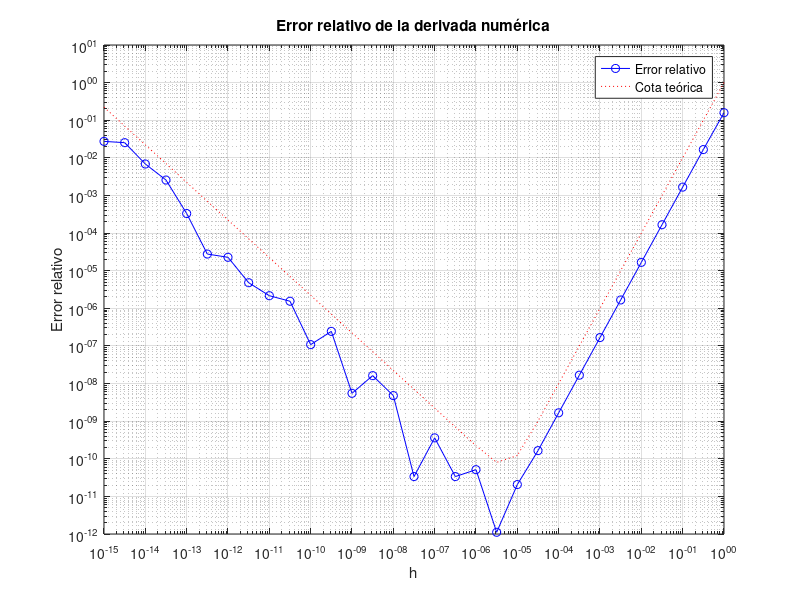
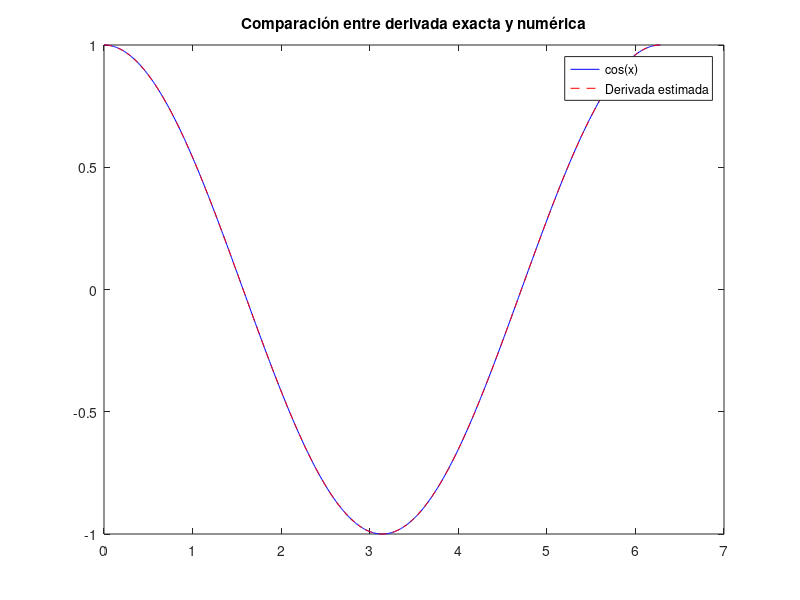
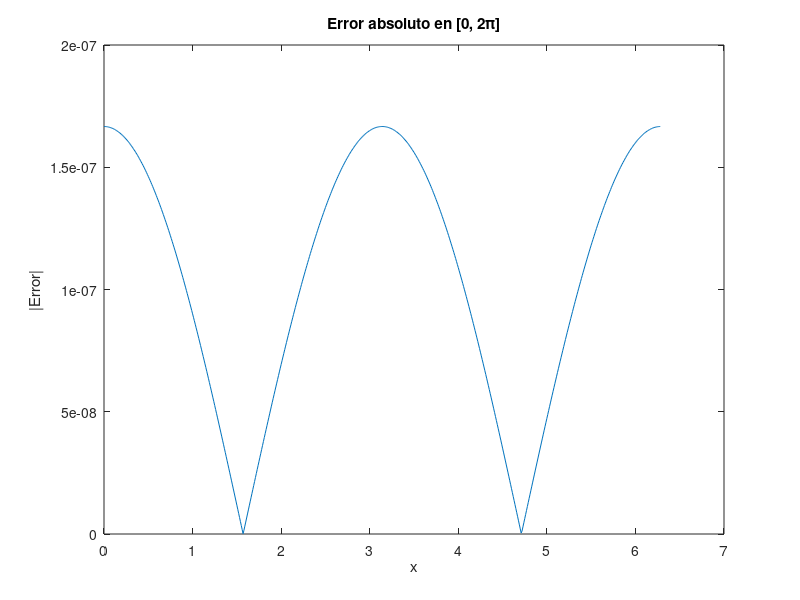

These figures' MATLAB source, in order:
% derivada_error.m
% Estudio del error relativo en la derivada numérica de f(x)=sin(x) en x=1

h = 10.^(0:-0.5:-15);
x = 1;
f = @(x) sin(x);
df_approx = (f(x+h) - f(x-h))./(2*h);
error_rel = abs((df_approx - cos(1))/cos(1));

figure;
loglog(h,error_rel,'bo-'); grid on;
xlabel('h'); ylabel('Error relativo');
title('Error relativo de la derivada numérica');

% Cotas teóricas
eps_m = eps;
error_trunc = h.^2;  % O(h^2)
error_round = eps_m./h; % O(eps/h)
cota_global = error_trunc + error_round;

hold on; loglog(h, cota_global, 'r:'); hold off;
legend('Error relativo','Cota teórica');

% Extensión: derivada en [0,2*pi]
xv = 0:0.01:2*pi; h_opt = 1e-3;
df_est = (sin(xv+h_opt) - sin(xv-h_opt))./(2*h_opt);
df_real = cos(xv);

figure; plot(xv, df_real,'b', xv, df_est,'r--');
legend('cos(x)','Derivada estimada');
title('Comparación entre derivada exacta y numérica');

figure; plot(xv, abs(df_real - df_est));
title('Error absoluto en [0, 2π]');
xlabel('x'); ylabel('|Error|');
